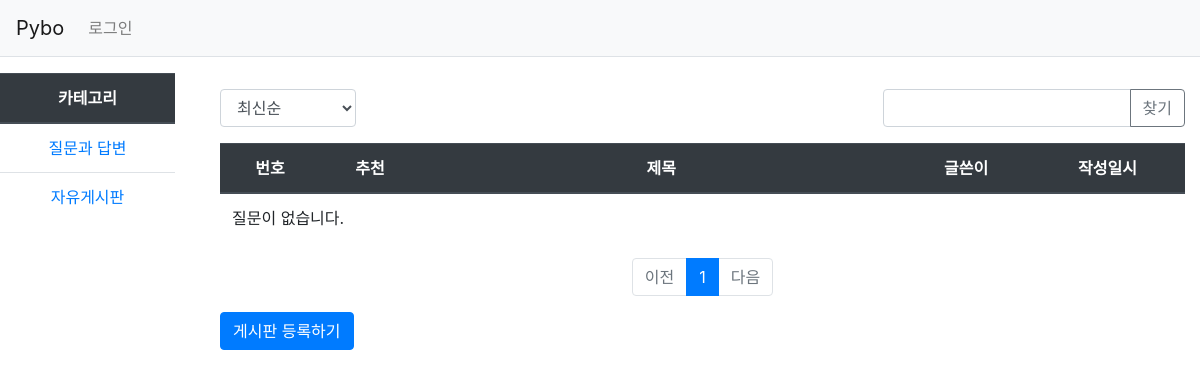
The page /pybo/question/list/board/ on the database as committed earlier.
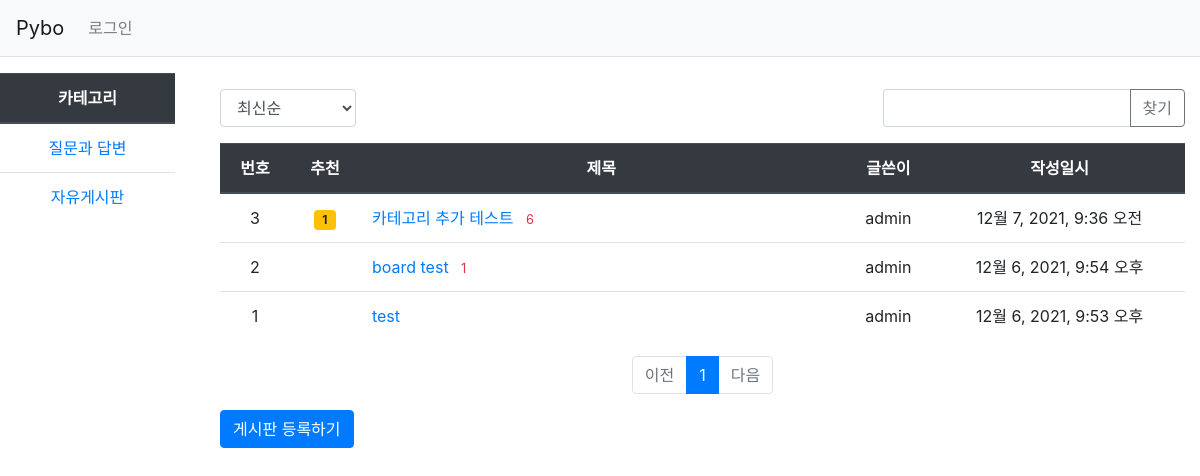
The same page on the database as committed later.
### pybo/models.py (models this page shows, shortened)
class Question(models.Model):
    author = models.ForeignKey(User, on_delete=CASCADE, related_name="author_question")
    subject = models.CharField(max_length=200)
    content = models.TextField()
    create_date = models.DateTimeField()
    modify_date = models.DateTimeField(null=True, blank=True)
    voter = models.ManyToManyField(User, related_name="voter_question") # 추천인 추가
    category = models.CharField(max_length=200, default="qna")

### pybo/views/base_views.py (the view, shortened to what this page needs)
# urls.py: path("question/list/board/", base_views.board, name="board"),
def board(request):
    page = request.GET.get("page", 1) # 페이지  If key 'page' does not exist, return 1 instead
    kw = request.GET.get("kw", "") # 검색어
    so = request.GET.get("so", "recent") # 정렬기준
    if so == "recommend":
        question_list = Question.objects.filter(category="board").annotate(num_voter=Count("voter")).order_by("-num_voter", "-create_date")
    elif so == "popular":
        question_list = Question.objects.filter(category="board").annotate(num_answer=Count("answer")).order_by("-num_answer", "-create_date")
    else: # recent part
        question_list = Question.objects.filter(category="board").order_by("-create_date")
    paginator = Paginator(question_list, 10) # 페이지당 10개씩 보여주기
    page_obj = paginator.get_page(page)
    context = {"question_list":page_obj, "page":page, "kw":kw, "so":so}
    return render(request, "pybo/board_question_list.html", context)

### pybo/templatetags/pybo_filter.py (called while the page is built)
@register.filter
def sub(value, arg):
    return value - arg

### templates/pybo/board_question_list.html (shortened to what this page needs)
{% extends "base.html" %}
{% load pybo_filter %}
{% block content %}
<div class="container my-3">
    <div class="row justify-content-between my-3">
        <div class="col-2">
            <select class="form-control so">
                <option value="recent" {% if so == "recent" %}selected{% endif %}>최신순</option>
            </select>
        </div>
        <div class="col-4 input-group">
            <input type="text" class="form-control kw" value="{{ kw|default_if_none:'' }}">
            <div class="input-group-append">
                <button class="btn btn-outline-secondary" type="button" id="btn_search">찾기</button>
            </div>
        </div>
    </div>
    <table class="table">
        <thead>
        <tr class="text-center thead-dark">
            <th>번호</th>
            <th>추천</th>
            <th style="width:50%">제목</th>
            <th>글쓴이</th>
            <th>작성일시</th>
        </tr>
        </thead>
        <tbody>
        {% if question_list %}
        {% for question in question_list %}
        <tr class="text-center">
            <td>
                {{ question_list.paginator.count|sub:question_list.start_index|sub:forloop.counter0|add:1}}
            </td>
            <td>
                {% if question.voter.all.count > 0 %}
                <span class="badge badge-warning px-2 py-1">{{ question.voter.all.count }}</span>
                {% endif %}
            </td>
            <td class="text-left">
                <a href="{% url 'pybo:detail' question.id %}">{{ question.subject }}</a>
                {% if question.answer_set.count > 0 %}
                <span class="text-danger small ml-2">{{question.answer_set.count}}</span>
                {% endif %}
            </td>
            <td>{{ question.author.username }}</td>
            <td>{{ question.create_date }}</td>
        </tr>
        {% endfor %}
        {% else %}
        <tr>
            <td colspan="3">질문이 없습니다.</td>
        </tr>
        {% endif %}
        </tbody>
    </table>
    <ul class="pagination justify-content-center">
        {% if question_list.has_previous %}
        <li class="page-item">
            <a class="page-link" data-page="{{ question_list.previous_page_number }}" href="#">이전</a>
        </li>
        {% else %}
        <li class="page-item disabled">
            <a class="page-link" tabindex="-1" aria-disabled="true" href="#">이전</a>
        </li>
        {% endif %}
        {% for page_number in question_list.paginator.page_range %}
        {% if page_number >= question_list.number|add:-5 and page_number <= question_list.number|add:5 %}
            {% if page_number == question_list.number %}
            <li class="page-item active" aria-current="page">
                <a class="page-link" data-page="{{ page_number }}" href="#">{{ page_number }}</a>
            </li>
            {% else %}
            <li class="page-item">
                <a class="page-link" data-page="{{ page_number }}" href="#">{{ page_number }}</a>
            </li>
            {% endif %}
        {% endif %}
        {% endfor %}
        {% if question_list.has_next %}
        <li class="page-item">
            <a class="page-link" data-page="{{ question_list.next_page_number }}" href="#">다음</a>
        </li>
        {% else %}
        <li class="page-item disabled">
            <a class="page-link" tabindex="-1" aria-disabled="true" href="#">다음</a>
        </li>
        {% endif %}
    </ul>
    <a href="{% url 'pybo:board_create' %}" class="btn btn-primary">게시판 등록하기</a>
</div>
{% endblock %}

### templates/base.html (shortened to what this page needs)
{% load static %}
<!doctype html>
<html lang="ko">
<head>
    <link rel="stylesheet" type="text/css" href="{% static 'bootstrap.min.css' %}">
    <link rel="stylesheet" type="text/css" href="{% static 'style.css' %}">
</head>
<body>
{% include "navbar.html" %}
<div class="row justify-content-between my-3">
    <div class="col-2">
    {% include "category.html" %}
    </div>
    <div class="col-10">
    {% block content %}
    {% endblock %}
    </div>
</div>
</body>
</html>

### templates/navbar.html (shortened to what this page needs)
<nav class="navbar navbar-expand-lg navbar-light bg-light border-bottom">
    <a class="navbar-brand" href="{% url 'pybo:index' %}">Pybo</a>
    <div class="collapse navbar-collapse flex-grow-0" id="navbarNav">
        <ul class="navbar-nav">
            <li class="nav-item ">
                {% if user.is_authenticated %}
                <a class="nav-link" href="{% url 'common:logout' %}">(로그아웃)</a>
                {% else %}
                <a class="nav-link" href="{% url 'common:login' %}">로그인</a>
                {% endif %}
            </li>
        </ul>
    </div>
</nav>

### templates/category.html
<table class="table">
    <thead>
    <tr class="text-center thead-dark">
        <th>카테고리</th>
    </tr>
    </thead>
    <tbody>
    <tr class="text-center">
        <td>
            <a href="{% url 'pybo:index' %}">질문과 답변</a>
        </td>
    </tr>
    <tr class="text-center">
        <td>
            <a href="{% url 'pybo:board' %}">자유게시판</a>
        </td>
    </tr>
    </tbody>
</table>

Rows that differ between the two databases and show on the page:
added Question: paginator.count|sub "3", voter.all.count "1", subject "카테고리 추가 테스트", answer_set.count "6", author.username "admin", create_date "12월 7, 2021, 9:36 오전"
added Question: paginator.count|sub "2", subject "board test", answer_set.count "1", author.username "admin", create_date "12월 6, 2021, 9:54 오후"
added Question: paginator.count|sub "1", subject "test", author.username "admin", create_date "12월 6, 2021, 9:53 오후"
Other text that changed with them:
text no longer shown: "질문이 없습니다."
